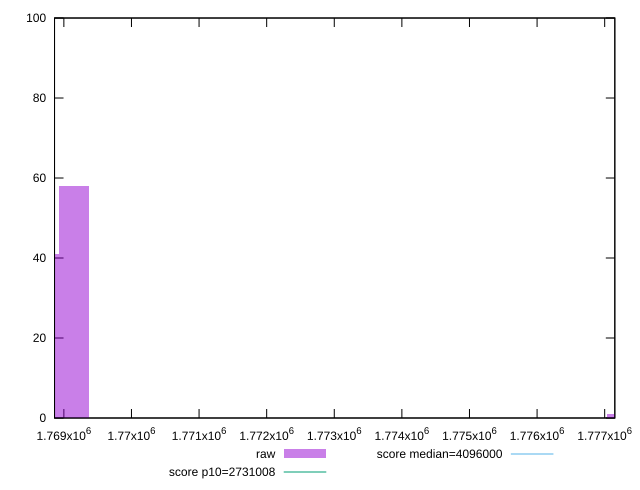

Reproduce this figure in gnuplot.
reset

$raw <<EOF
1777262.870024946 1
1768703.1755939007 41
1769153.6858271137 58
EOF

set key outside below
set boxwidth 450.5102332129141
set xrange [1768862:1777150]
set yrange [0:100]
set trange [0:100]
set style fill transparent solid 0.5 noborder

set parametric
set terminal svg size 640, 490 enhanced background rgb 'white'
set output "reports/report_00031_2021-02-24T23-18-18.084Z/total-byte-weight/samples/music/raw/histogram.svg"

plot $raw title "raw" with boxes, \
     2731008,t title "score p10=2731008", \
     4096000,t title "score median=4096000"

reset
